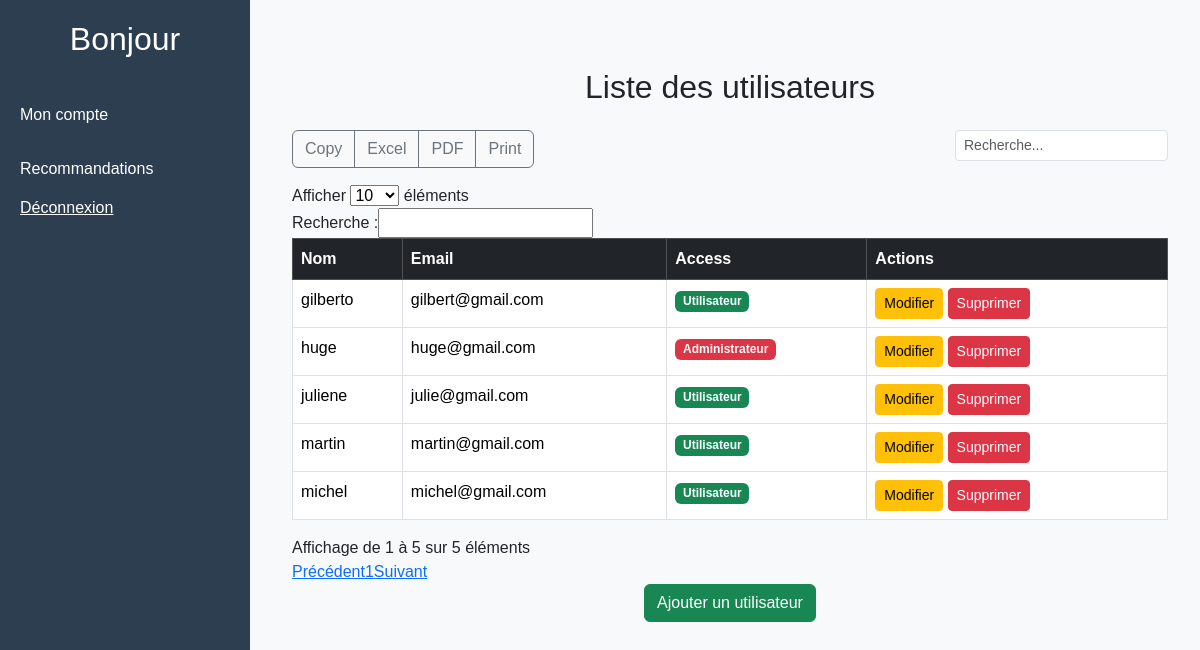
The page /listesutilisateurs.php on the database its author committed.
### tables this page shows
CREATE TABLE IF NOT EXISTS `users` (
  `id_user` int NOT NULL AUTO_INCREMENT,
  `username` varchar(50) NOT NULL,
  `email` varchar(100) NOT NULL,
  `password` varchar(255) NOT NULL,
  `photo_profil` varchar(200) DEFAULT NULL,
  `admin` tinyint(1) NOT NULL DEFAULT '0',
  `date_creation` datetime DEFAULT CURRENT_TIMESTAMP,
  PRIMARY KEY (`id_user`),
  UNIQUE KEY `username` (`username`),
  UNIQUE KEY `email` (`email`)
);

### listesutilisateurs.php (the view, shortened to what this page needs)
<?php
require_once "connexion.php";
$query = "SELECT * FROM users";
$utilisateurs = $link_mysql->query($query)->fetchAll();
$users = $_SESSION['users'];
?>
<!DOCTYPE html>
<html lang="fr">
<head>
	   <link href="https://cdn.jsdelivr.net/npm/bootstrap@5.3.6/dist/css/bootstrap.min.css" rel="stylesheet">
    <link rel="stylesheet" href="https://cdnjs.cloudflare.com/ajax/libs/font-awesome/6.5.1/css/all.min.css">
	<link rel="stylesheet" href="styles/sidebar.css">
</head>
<body class="bg-light">
  <div class="sidebar">
    <h2>Bonjour <?= htmlspecialchars($users['username']) ?></h2>
    <button class="menu-item" onclick="toggleMenu('menu1')">Mon compte</button>
    <button class="menu-item" onclick="toggleMenu('menu3')">Recommandations</button>
    <a class="menu-item" href="logout.php">Déconnexion</a>
</div>
<div class="content">
	<div class="container mt-5">
		<h2 class="mb-4 text-center">Liste des utilisateurs</h2>
		<div class="row mb-3">
			<div class="col-md-6">
				<div class="dt-buttons btn-group">
					<button class="btn btn-outline-secondary">Copy</button>
					<button class="btn btn-outline-secondary">Excel</button>
					<button class="btn btn-outline-secondary">PDF</button>
					<button class="btn btn-outline-secondary">Print</button>
				</div>
			</div>
			<div class="col-md-6 text-end">
				<input type="search" class="form-control form-control-sm w-50 d-inline" placeholder="Recherche...">
			</div>
		</div>
		<table id="example" class="table table-bordered table-hover bg-white">
			<thead class="table-dark">
				<tr>
					<th>Nom</th>
					<th>Email</th>
					<th>Access</th>
					<th>Actions</th>
				</tr>
			</thead>
			<tbody>
				<?php foreach ($utilisateurs as $rec): ?>
				<tr>
					<td><?= htmlspecialchars($rec['username']) ?></td>
					<td><?= htmlspecialchars($rec['email']) ?></td>
					<td><?php if ($rec['admin'] == 1): ?>
						<span class="badge bg-danger">Administrateur</span>
						<?php else: ?>
						<span class="badge bg-success">Utilisateur</span>
						<?php endif; ?>
				</td>
					<td>
						<a href="modifierutilisateurs.php?id_user=<?= $rec['id_user'] ?>" class="btn btn-sm btn-warning">Modifier</a>
						<form action="supprimerutilisateurs.php" method="post" class="d-inline" onsubmit="return confirm('Êtes-vous sûr de vouloir supprimer cette recommandation ?')">
							<button type="submit" class="btn btn-sm btn-danger">Supprimer</button>
						</form>
					</td>
				</tr>
				<?php endforeach; ?>
			</tbody>
		</table>
		<div class="text-center">
			<a href="Ajouterutilisateurs.php" class="btn btn-success">Ajouter un utilisateur</a>
		</div>
	</div>
</div>
</body>
</html>

### styles/sidebar.css (style rules this page uses)
body { margin: 0; font-family: Arial, sans-serif; display: flex; }
.sidebar { width: 250px; background-color: #2c3e50; color: white; height: 100vh; position: fixed; padding-top: 20px; }
.sidebar h2 { text-align: center; margin-bottom: 30px; }
.menu-item { padding: 15px 20px; cursor: pointer; border: none; background: none; color: white; text-align: left; width: 100%; }
.content { margin-left: 260px; padding: 20px; flex: 1; }

### rows shown on the page
users: username "juliene", email "julie@gmail.com", admin "Utilisateur"
users: username "martin", email "martin@gmail.com", admin "Utilisateur"
users: username "gilberto", email "gilbert@gmail.com", admin "Utilisateur"
users: username "huge", email "huge@gmail.com", admin "Administrateur"
users: username "michel", email "michel@gmail.com", admin "Utilisateur"
